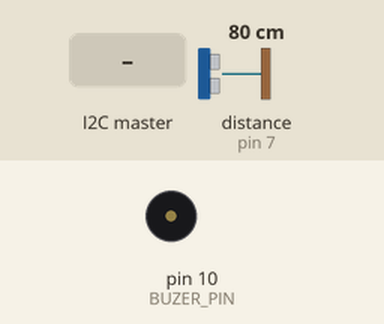
Bench run of a sketch on a simulated Arduino Uno, built with avr-gcc and run on an emulated ATmega328P. Parts: buzzer (waves = sounding, pin HIGH). The inputs (shaded band) are chosen by the test bench; at power-on: distance to the obstacle (sensor on pin 7) 80 cm. The echo pulse lasts 58.3 µs per cm; pins used as bus, display or sensor lines are not drawn; what the sketch prints to the serial monitor is not drawn.

Above: at 1.2 s.
1.3 s: the I2C master sends the byte 2
At 1.8 s:
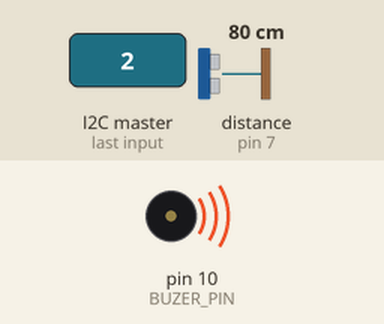
Timing chart, 0 to 4.3 s (numbered marks = the images above; inputs shaded):
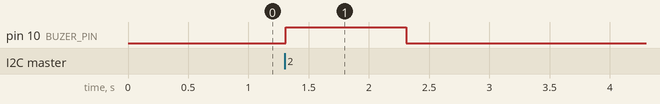

Measured:
- after the input at 1.3 s, pin 10 (BUZER_PIN): LOW → HIGH at once, → LOW 1.0 s later

The sketch:

probono_hc04.ino
```cpp
#include <Wire.h>
#include <U8glib.h>

#define RYEONG_ADDRESS 0x09

#define TRIG_PIN 6
#define ECHO_PIN 7
#define BUZER_PIN 10

U8GLIB_SSD1306_128X64 u8g(U8G_I2C_OPT_DEV_0 | U8G_I2C_OPT_NO_ACK | U8G_I2C_OPT_FAST);

int distance;
int receivedData = 0;

void setup() {
  Serial.begin(115200);

  pinMode(TRIG_PIN, OUTPUT);
  pinMode(ECHO_PIN, INPUT);
  pinMode(BUZER_PIN, OUTPUT);
  u8g.setFont(u8g_font_osr18r);

  Wire.begin(RYEONG_ADDRESS);

  Wire.onReceive(receiveData);
}

void receiveData(int byteCount) {
  receivedData = Wire.read();
  if (receivedData == 2) {
    Serial.println("초록불 5초 남았습니다.");
  }
}

void measureDistance() {
  digitalWrite(ECHO_PIN, LOW);
  digitalWrite(TRIG_PIN, LOW);
  delayMicroseconds(2);
  digitalWrite(TRIG_PIN, HIGH);
  delayMicroseconds(10);
  digitalWrite(TRIG_PIN, LOW);

  long duration = pulseIn(ECHO_PIN, HIGH);
  distance = duration * 0.034 / 2;

  Serial.print("측정 결과 거리는 ");
  Serial.print(distance);
  Serial.println(" 입니다.");
}

void showOLED(String message) {
  u8g.firstPage();
  do {
    u8g.setPrintPos(0, 20);  // 위치 조정
    u8g.print(message);
  } while (u8g.nextPage());
}

void loop() {

  if (receivedData == 2) {
    measureDistance();

    if (distance >= 30) {
      Serial.println("30cm이상의 위치에 사람이 존재하므로 버저를 울립니다.");
      digitalWrite(BUZER_PIN, HIGH);
      delay(1000);  //1second
      digitalWrite(BUZER_PIN, LOW);
    }

    receivedData = 0;
  }

  else {
    digitalWrite(BUZER_PIN, LOW);
  }
}
```
